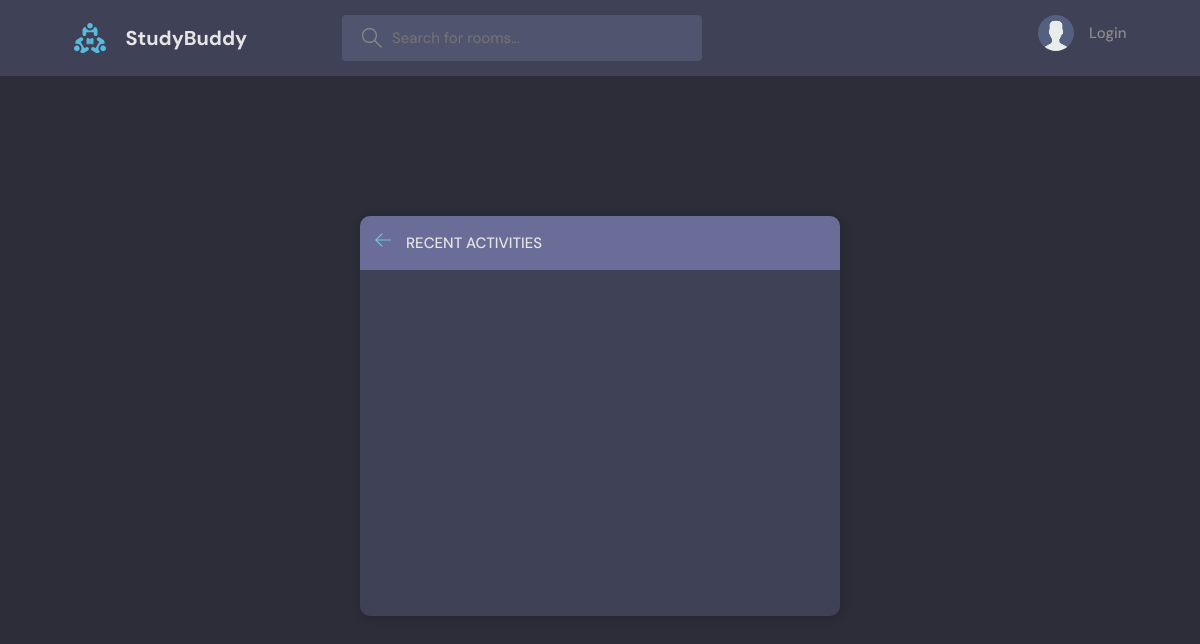
/activity, run on an earlier commit of the app's database.
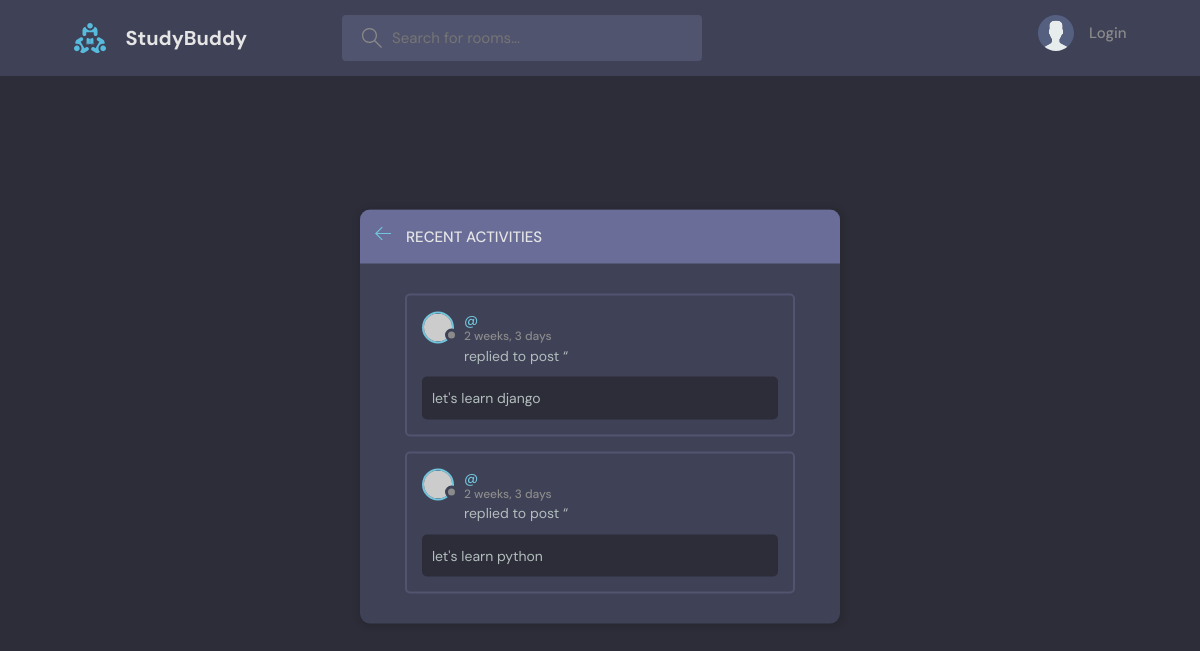
And on a later commit of the database.
### base/models.py (models this page shows)
class Room(models.Model):
    host=models.ForeignKey(User,on_delete=models.SET_NULL,null=True)
    topic=models.ForeignKey(Topic,on_delete=models.SET_NULL,null=True)
    name=models.CharField(max_length=200)
    participants=models.ManyToManyField(User,related_name="participants",blank=True)
    description=models.TextField(null=True,blank=True)
    updated=models.DateTimeField(auto_now=True)
    created=models.DateTimeField(auto_now_add=True)
    class Meta():
        ordering=['-updated','-created']
    def __str__(self):
        return self.name

### base/views.py (the view)
# urls.py: path("activity", views.activityPage, name="activity"),
def activityPage(req):
    room_messages=Room.objects.all()
    context={'room_messages':room_messages}
    return render(req,"base/activity.html",context)

### base/templates/base/activity.html (shortened to what this page needs)
{%extends 'main.html'%} {%block content%}
<main class="layout">
  <div class="container">
    <div class="layout__box">
      <div class="layout__boxHeader">
        <div class="layout__boxTitle">
          <a href="{% url 'home' %}">
            <svg
              version="1.1"
              xmlns="http://www.w3.org/2000/svg"
              width="32"
              height="32"
              viewBox="0 0 32 32"
            >
              <title>arrow-left</title>
              <path
                d="M13.723 2.286l-13.723 13.714 13.719 13.714 1.616-1.611-10.96-10.96h27.625v-2.286h-27.625l10.965-10.965-1.616-1.607z"
              ></path>
            </svg>
          </a>
          <h3>Recent Activities</h3>
        </div>
      </div>
      <div class="activities-page layout__body">
        {% for message in room_messages %}
        <div class="activities__box">
          <div class="activities__boxHeader roomListRoom__header">
            <a
              href="{%url 'user-profile' message.user.id %}"
              class="roomListRoom__author"
            >
              <div class="avatar avatar--small">
                <img src="https://randomuser.me/api/portraits/women/11.jpg" />
              </div>
              <p>
                @{{message.user}}
                <span>{{message.created|timesince}}</span>
              </p>
            </a>
          </div>
          <div class="activities__boxContent">
            <p>
              replied to post “
            </p>
            <div class="activities__boxRoomContent">{{message}}</div>
          </div>
        </div>
        {% endfor %}
      </div>
    </div>
  </div>
</main>
{% endblock content%}

### templates/main.html (shortened to what this page needs)
<!DOCTYPE html>
{%load static%}
<html lang="en">
  <head>
    <link rel="stylesheet" href="{% static 'styles/style.css'%}" />
  </head>
  <body>
    {% include 'navbar.html'%}
     {% block content %} {% endblock %}
  </body>
</html>

### templates/navbar.html (shortened to what this page needs)
{%load static%}
<header class="header header--loggedIn">
  <div class="container">
    <a href="{% url 'home' %}" class="header__logo">
      <img src="{% static 'images/logo.svg'%}" />
      <h1>StudyBuddy</h1>
    </a>
    <form class="header__search" method="GET" action="{% url 'home' %}">
      <label>
        <input name="q" placeholder="Search for rooms..." />
      </label>
    </form>
    <nav class="header__menu">
      {% if request.user.is_authenticated %}
      <div class="header_0_user">
        <a href="{% url 'update-user' %}">
          <div class="avatar avatar--medium active">
            <img src="{{request.user.avatar.url}}" />
          </div>
          <p>
            {{request.user.username}}<span>@{{request.user.username}}</span>
          </p>
        </a>
        <button class="dropdown-button">
          <svg
            version="1.1"
            xmlns="http://www.w3.org/2000/svg"
            width="32"
            height="32"
            viewBox="0 0 32 32"
          >
            <title>chevron-down</title>
            <path d="M16 21l-13-13h-3l16 16 16-16h-3l-13 13z"></path>
          </svg>
        </button>
      </div>
      {%else%}
      <a href="{% url 'login' %}">
          <img src="{%static 'images/avatar.svg'%}"" />
          <p>Login</p>
        </a>
      {%endif%}
    </nav>
  </div>
</header>

### static/styles/style.css (style rules this page uses)
:root { --color-main: #71c6dd; --color-main-light: #e1f6fb; --color-dark: #3f4156; --color-dark-medium: #51546e; --color-dark-light: #696d97; --color-light: #e5e5e5; --color-gray: #8b8b8b; --color-light-gray: #b2bdbd; --color-bg: #2d2d39; --color-success: #5dd693; --color-error: #fc4b0b; }
* { font-family: "DM Sans", -apple-system, BlinkMacSystemFont, "Segoe UI", Roboto, Oxygen, Ubuntu, Cantarell, "Open Sans", "Helvetica Neue", sans-serif; margin: 0; padding: 0; box-sizing: border-box; text-rendering: optimizeLegibility; font-size: inherit; }
html { font-size: 56.25%; }
@media only screen and (min-width: 1200px) { html { font-size: 62.5%; } }
body { line-height: 1.6; font-weight: 400; font-size: 1.5rem; color: var(--color-light-gray); background-color: var(--color-bg); min-height: 100vh; }
img { width: 100%; }
a { display: inline-block; color: var(--color-main); text-decoration: none; }
.container { max-width: 120rem; width: 90%; margin: auto; }
.avatar { position: relative; display: inline-block; border-radius: 50%; border: 2px solid var(--color-main); }
.avatar img { display: block; border-radius: 50%; object-fit: cover; object-position: center; }
.avatar::after { content: ""; display: block; position: absolute; background-color: var(--color-gray); z-index: 111; border-radius: 50%; border: 0.3rem solid var(--color-dark); }
.avatar.avatar--small img { width: 2.8rem; height: 2.8rem; }
.avatar.avatar--small:after { width: 0.7rem; height: 0.7rem; bottom: 0px; right: -6px; }
.header { padding: 1.5rem; background-color: var(--color-dark); }
.header > .container { display: flex; gap: 9.5rem; }
.header__logo, .header__user { display: flex; gap: 2rem; align-items: center; }
.header__logo > img { height: 3.2rem; width: 3.2rem; }
.header__logo > h1 { font-weight: 700; font-size: 2rem; color: var(--color-light); }
.header__search > label { background-color: var(--color-dark-medium); padding: 1.3rem 1rem; display: flex; align-items: center; gap: 1rem; border-radius: 4px; }
.header__search svg { fill: var(--color-gray); width: 2rem; height: 2rem; margin-left: 1rem; }
.header__search input { width: 30rem; background: transparent; border: none; outline: none; color: var(--color-light); }
.header__menu { margin-left: auto; position: relative; }
.header__menu a { display: flex; gap: 1.5rem; align-items: center; font-weight: 500; text-decoration: none; color: var(--color-gray); }
.header__menu img { height: 3.6rem; }
.header__menu p { line-height: 1.2; }
.layout { margin-top: 2.4rem; }
.layout > .container { display: flex; justify-content: space-between; align-items: flex-start; }
.layout__box { width: 90%; max-width: 48rem; min-height: 40rem; position: absolute; top: 50%; left: 50%; transform: translate(-50%, -46%); background-color: var(--color-dark); border-radius: 1rem; box-shadow: 1px 1px 6px 3px rgba(0, 0, 0, 0.1); overflow: hidden; }
.layout__boxHeader { display: flex; padding: 1.5rem; background-color: var(--color-dark-light); }
.layout__boxTitle { display: flex; gap: 1.5rem; align-items: center; }
.layout__boxTitle h3 { text-transform: uppercase; font-weight: 500; color: var(--color-light); }
.layout__boxTitle svg { width: 1.6rem; height: 1.6rem; fill: var(--color-main); }
.layout__body { margin: 3rem; }
.roomListRoom__header { display: flex; justify-content: space-between; align-items: center; }
.roomListRoom__author { font-weight: 500; display: flex; align-items: center; gap: 1rem; }
.activities__box { margin: 1.5rem; padding: 1.5rem; border: 2px solid var(--color-dark-medium); border-radius: 5px; }
.activities__boxHeader p { font-size: 1.4rem; line-height: 1.3; }
.activities__boxHeader p span { color: var(--color-gray); font-size: 1.2rem; display: block; }
.activities__boxContent { margin-left: 4.2rem; }
.activities__boxContent { font-size: 1.4rem; }
.activities__boxRoomContent { background: var(--color-bg); padding: 1rem; border-radius: 5px; margin-top: 1rem; margin-left: -4.2rem; }

What changed in the data, as far as the page shows it:
added Room: created "2 weeks, 3 days", name "let's learn django"
added Room: created "2 weeks, 3 days", name "let's learn python"
